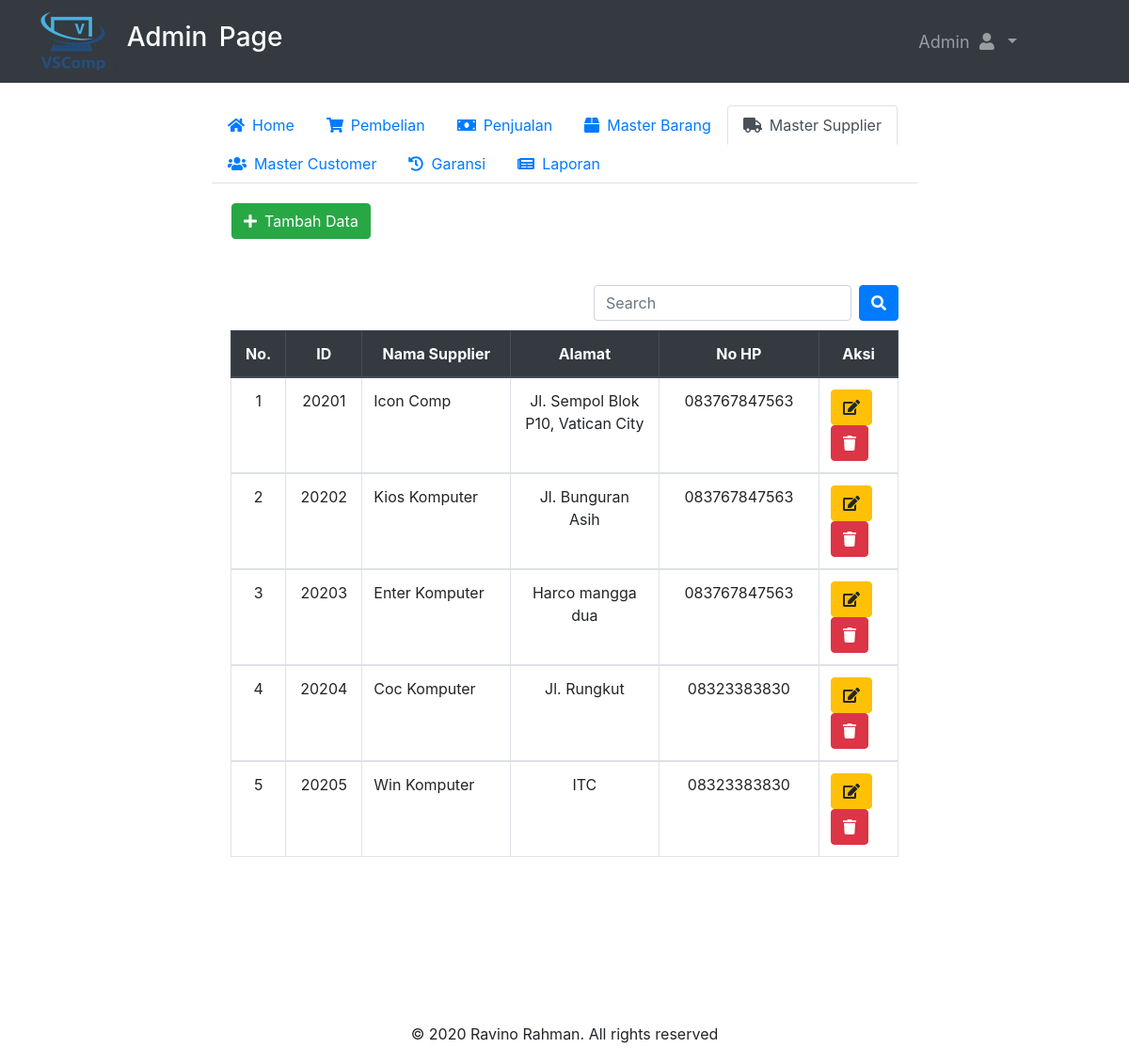
/admin/master-supplier.php (signed in), run on the app's committed database.
### tables this page shows
CREATE TABLE `supplier` (
  `ID_SUPP` int(11) NOT NULL,
  `NAMA` varchar(100) DEFAULT NULL,
  `ALAMAT` varchar(200) DEFAULT NULL,
  `NO_HP` varchar(15) DEFAULT NULL
);

### function/function.php (called while the page is built, shortened)
<?php
 $conn= mysqli_connect ("localhost","root","","vsstore");
function tampil_data($query){
  global $conn;
  $hasil = mysqli_query ($conn,$query);
  $array = [];
  while($data = mysqli_fetch_assoc($hasil)){
    $array[] = $data;
  }
  return $array;
}
?>

### admin/master-supplier.php (the view, shortened to what this page needs)
<?php include'header.php';
?>
<div class="container-fluid custom-container">
  <div class="nav-menu">
  <ul class="nav nav-tabs" id="myTab" role="tablist">
    <li class="nav-item">
      <a class="nav-link" id="home-tab"  href="dasboard.php" role="tab" aria-controls="home" aria-selected="true"><i class="fas fa-home mr-2"></i>Home</a>
    </li>
    <li class="nav-item">
      <a class="nav-link" id="contact-tab"  href="pembelian.php" role="tab" aria-controls="pembelian" aria-selected="false"><i class="fas fa-shopping-cart mr-2"></i>Pembelian</a>
    </li>
    <li class="nav-item">
      <a class="nav-link" id="contact-tab"  href="penjualan.php" role="tab" aria-controls="penjualan" aria-selected="false"><i class="fas fa-money-bill mr-2"></i>Penjualan</a>
    </li>
    <li class="nav-item">
      <a class="nav-link" id="barang-tab"  href="master-barang.php" role="tab" aria-controls="master barang" aria-selected="false"><i class="fas fa-box mr-2"></i>Master Barang</a>
    </li>
    <li class="nav-item">
      <a class="nav-link  active" id="profile-tab"  href="master-supplier.php" role="tab" aria-controls="master supplier" aria-selected="false"><i class="fas fa-truck mr-2"></i>Master Supplier</a>
    </li>
    <li class="nav-item">
      <a class="nav-link" id="profile-tab"  href="master-customer.php" role="tab" aria-controls="master customer" aria-selected="false"><i class="fas fa-users mr-2"></i>Master Customer</a>
    </li>
    <li class="nav-item">
      <a class="nav-link" id="profile-tab"  href="garansi.php" role="tab" aria-controls="garansi" aria-selected="false"><i class="fas fa-history mr-2"></i>Garansi</a>
    </li>
    <li class="nav-item">
      <a class="nav-link" id="profile-tab" href="laporan.php" role="tab" aria-controls="laporan" aria-selected="false"><i class="fas fa-newspaper mr-2"></i>Laporan</a>
    </li>
  </ul>
  <div class="tab-content" id="myTabContent">
    <div class="tab-pane fade  show active" id="master-supplier" role="tabpanel" aria-labelledby="contact-tab">
      <div class="form-input">
          <form class="" action="" method="POST">
          <table>
            <tr>
              <td><button class="btn btn-success" type="submit" name="tambah"><i class="fas fa-plus mr-2"></i>Tambah Data</button></a></td>
            </tr>
        </table>
        </form>
        <br>
        <br>
    <form class="form-inline" style="float:right" action="" method="post">
      <input class="form-control mr-sm-2" type="search" placeholder="Search" aria-label="Search" name="keyword" autofocus>
      <button class="btn btn-primary" type="submit" name="cari"><i class="fas fa-search"></i></button>
    </form><br><br>
    <table class="table table-bordered ">
      <thead class="thead-dark text-center">
        <tr>
          <th scope="col" width="1%">No.</th>
          <th scope="col" width="1%">ID</th>
          <th scope="col" width="10%">Nama Supplier</th>
          <th scope="col" width="10%">Alamat</th>
          <th scope="col" width="5%">No HP</th>
          <th scope="col" width="2.5%">Aksi</th>
        </tr>
      </thead>
      <?php
        $no=1;
        $data_supplier = tampil_data("SELECT * FROM supplier");
        foreach ($data_supplier as $supplier) :?>
        <tbody>
          <tr>
            <td align="center" name="no"><?= $no ?></td>
            <td align="center" name="supp"><?= $supplier["ID_SUPP"]; ?></td>
            <td name="nama"><?= $supplier["NAMA"]; ?></td>
            <td align="center" name="alamat"><?= $supplier["ALAMAT"]; ?></td>
            <td align="center" name="nohp"><?= $supplier["NO_HP"]; ?></td>
            <td>
                <a href="edit-supplier.php?id=<?=$supplier["ID_SUPP"]; ?>" ><button class="btn btn-warning" type="button" name="edit"><i class="fas fa-edit"></i></button>
                <a href="delete-supplier.php?id=<?=$supplier["ID_SUPP"]; ?>" onclick="return confirm('Apakah anda yakin ?');"><button class="btn btn-danger" type="button" name="delete"><i class="fas fa-trash"></i></button></a>
            </td>
          </tr>
        </tbody>
       <?php
        $no++;
        endforeach;
       ?>
    </table>
    </div>
    </div>
  </div>
</div>
</div>
<br><br><br><br><br>
</body>
<?php include'footer.php';?>
</html>

### admin/header.php (shortened to what this page needs)
<?php
include'../function/function.php';
$user = $_SESSION['username'];
$hasil = mysqli_query($conn, "SELECT *  FROM login WHERE USERNAME = '$user'");
$row = mysqli_fetch_assoc($hasil);
?>
<!DOCTYPE html>
<html lang="en">
<head>
  <link rel="stylesheet" href="../assets/css/bootstrap.min.css">
  <link rel="stylesheet" href="../assets/css/datatables.min.css">
  <link rel="stylesheet" href="../assets/css/datepicker.css">
  <link rel="stylesheet" href="../assets/fontawesome/css/all.min.css">
  <link rel="stylesheet" href="../assets/css/admin.css?v=1.0">
</head>
<body>
  <nav class="navbar navbar-expand-sm bg-dark navbar-dark sticky-top primary-nav" id="nav">
    <div class="container-fluid">
    <a class="navbar-brand" href="dasboard.php">
    <img src="../img/logo1.png" alt="Logo" id="logo"></img>
    <h3 style="display:inline; margin-top:30%">Admin Page</h3>
    </a>
   <div class="collapse navbar-collapse" id="navbarSupportedContent">
    <ul class="navbar-nav ml-auto">
      <li class="nav-item dropdown">
        <a class="nav-link dropdown-toggle" href="#" id="navbarDropdown" role="button" data-toggle="dropdown" aria-haspopup="true" aria-expanded="false">
          <?php echo $row["NAMA"]; ?> <i class="fas fa-user"></i>
        </a>
        <li class="nav-item">
          <a class="nav-link" href="#"> </a>
        </li>
        <li class="nav-item">
          <a class="nav-link" href="#"> </a>
        </li>
        <li class="nav-item">
          <a class="nav-link" href="#"> </a>
        </li>
        <li class="nav-item">
          <a class="nav-link" href="#"> </a>
        </li>
        <li class="nav-item">
          <a class="nav-link" href="#"> </a>
        </li>
      </li>
    </ul>
  </div>
  </nav>
<br>

### assets/css/admin.css (style rules this page uses)
.navbar-expand-sm { font-size: 18px; word-spacing: 5px; }
.form-input { padding: 20px; }
.custom-container { width: 65%; }

### data on the page
supplier: ID_SUPP "20201", NAMA "Icon Comp", ALAMAT "Jl. Sempol Blok P10, Vatican City", NO_HP "083767847563"
supplier: ID_SUPP "20202", NAMA "Kios Komputer", ALAMAT "Jl. Bunguran Asih", NO_HP "083767847563"
supplier: ID_SUPP "20203", NAMA "Enter Komputer", ALAMAT "Harco mangga dua", NO_HP "083767847563"
supplier: ID_SUPP "20204", NAMA "Coc Komputer", ALAMAT "Jl. Rungkut", NO_HP "08323383830"
supplier: ID_SUPP "20205", NAMA "Win Komputer", ALAMAT "ITC", NO_HP "08323383830"

### other printed values
$row["NAMA"] "Admin"
